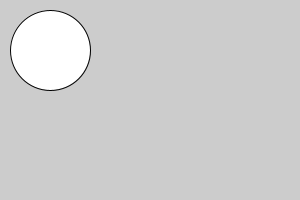
Frame 1 (no input)
Frame 60 (the mouse pressed at the canvas centre just before this capture): identical to frame 1, image omitted
Frame 120 (the mouse held since frame 60 and released just before this capture): identical to frame 1, image omitted

The Processing sketch that drew this single still picture (run headless with seeded random() and noise(); from frame 60 on, the mouse is pressed at the canvas centre):

// Processing sketch: sketch_1b
// ── sketch_1b.pde
void setup() {  
  size(300,200);
  ellipse(50,50,80,80);
}
 
void draw() {
  println("hello world");
}
